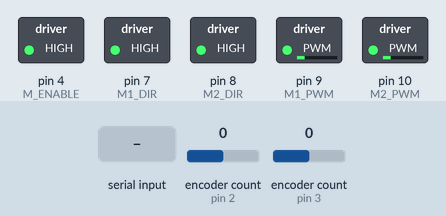
This sketch was run on a simulated Arduino Uno, built with avr-gcc and run on an emulated ATmega328P. Parts: switched loads named in the sketch (green lamp = pin HIGH). The inputs (shaded band) are chosen by the test bench; at power-on: encoder count (sensors on pin 2, pin 3) 0. What the sketch prints to the serial monitor is not drawn.

Above: at 1.2 s.
1.3 s: encoder count (sensor on pin 2) set to -1
3.1 s: encoder count (sensor on pin 3) set to 4
At 3.6 s:
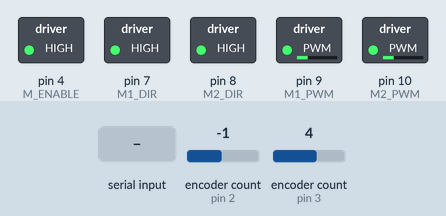
4.6 s: "90,45\n" received over Serial
At 5.4 s:
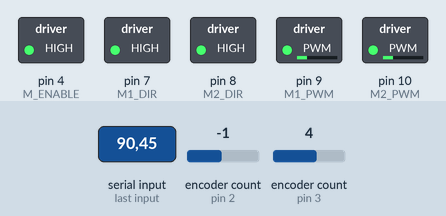
7.6 s: "30,150\n" received over Serial
At 9.7 s:
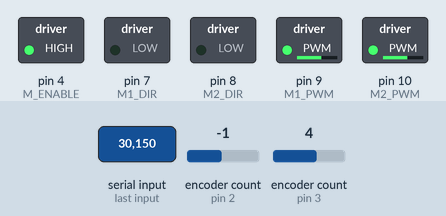
Timing chart, 0 to 19.9 s (numbered marks = the images above; inputs shaded):
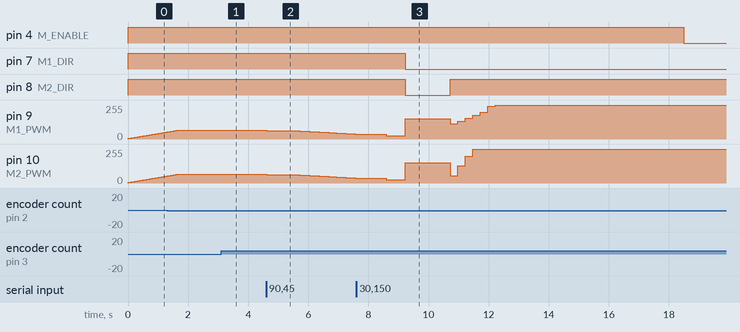

The sketch:

Demo2_refined.ino
```cpp
/*  Group 10 - Andrew Burton, Trevor Bachand, William Peyton, & Kyra Squier
    EENG350B - SEED Lab
    Demo2 Controller Arduino Code
    07 April 2021
    Description:
    The following program runs the full control algorithm.
    It takes in a set point from the Pi over serial, travels to it, and then circles the marker.
*/
#include <Encoder.h>                // Encoder Library
#define COUNTS_PER_REVOLUTION 3200  // Number of counts per revolution on the encoder on the motor

#define M_ENABLE  4                 // Motor enable pin -- must be set high to operate motors
#define M1_DIR    7                 // Motor 1 direction pin -- set true for cw rotation and false for ccw
#define M2_DIR    8                 // Motor 2 direction pin -- set true for cw rotation and false for ccw
#define M1_PWM    9                 // Motor 1 pwm pin -- set value between 0 and 255 (0 to not move, 255 is max speed)
#define M2_PWM   10                 // Motor 2 pwm pin -- set value between 0 and 255 (0 to not move, 255 is max speed)

bool do_revolve = true;
bool found_marker = false;

bool align = true;

bool run_phi_controller = false;
bool run_rho_controller = false;

float marker_phi = 0;
float marker_rho = 0;

float phi_at_revolve_start = 0;

String test = "";

typedef enum {
  SEARCH,
  ALIGN,
  APPROACH,
  REVOLVE,
  STOP
} state_t;

state_t current_state = SEARCH; // changed to test

Encoder enc1(2, 5);                 // Declare encoder object, with pin A = 2 (IOC) and pin B = 5
Encoder enc2(3, 6);                 // Declare encoder object, with pin A = 3 (IOC) and pin B = 6

bool M1_Dir_Val = true;             // Value to store dir of motor 1 -- set true for cw rotation and false for ccw
bool M2_Dir_Val = true;             // Value to store dir of motor 2 -- set true for cw rotation and false for ccw
int  M1_PWM_Val = 0;                // Value to store speed of motor 1 -- set value between 0 and 255 (0 to not move, 255 is max speed)
int  M2_PWM_Val = 0;                // Value to store speed of motor 2 -- set value between 0 and 255 (0 to not move, 255 is max speed)

// Vars for all controllers
const float r = 7.5 * 0.01;         // Radius of the wheel
const float d = 24.62 * 0.01;       // Distance between the wheels

float Va = 0;                       // Control algorithm output, between [-1.0, 1.0], describes linear motion
float delta_Va = 0;                 // Control algorithm output, between [-1.0, 1.0], describes rotational motio

float theta_1_previous = 0;         // Store the previous value to determine the derivative terms
float theta_2_previous = 0;         // Store the previous value to determine the derivative terms

float theta_1 = 0;                  // Store the current position of wheel 1 in radians
float theta_2 = 0;                  // Store the current position of wheel 2 in radians

float theta_dot_1 = 0;              // Store the current velocity of wheel 1 in radians per second
float theta_dot_2 = 0;              // Store the current velocity of wheel 2 in radians per second

// Vars for rot_pos_controller
float phi_set = 0.0;                //  Variable storing desired position in radians

float phi = 0;                      // Current Position
float phi_error = 0;                // Positional error
float phi_error_prev = 0;           // Last positional error
float phi_error_dot = 0;            // Derivative of positional error
float phi_total_error = 0;          // Integral of positional error

const float Kp_phi = 7;            // Positional controller proportional gain
const float Ki_phi = 7;            // Positional controller integral gain
const float Kd_phi = 0.25;          // Positional controller derivative gain

// Vars for rot_speed_controller
float phi_dot_set = 0.0;            // Variable storing desired angular velocity in radians per second

float phi_dot = 0;                  // Current angular velocity
float phi_dot_error = 0;            // Angular velocity error
float phi_dot_total_error = 0;      // Integral of angular velocity error

const float Kp_phi_dot = 0.1;       // Velocity controller proportional gain
const float Ki_phi_dot = 1;         // Velocity controller proportional gain

// Vars for trans_speed_controller
float rho_dot_set = 0.0;            // Desired translational velocity (in m/s)

float rho_dot = 0;                  // Current translational speed (in m/s)
float rho_dot_error = 0;            // Translational speed error (in m/s)
float rho_dot_total_error = 0;      // Integral of translational speed error (in m)

const float Kp_rho_dot = 1;         // Translational speed controller proportional gain
const float Ki_rho_dot = 5;         // Translational speed controller integral gain

int startTime = 0;                  // Store program start time
int currentTime = 0;                // Store current time

float rho_set = 0;

void setup() {
  // put your setup code here, to run once:
  pinMode(M_ENABLE, OUTPUT);        // Define enable pin as output
  pinMode(M1_DIR, OUTPUT);          // Define direction pin as output
  pinMode(M1_PWM, OUTPUT);          // Define pwm pin as output
  pinMode(M2_DIR, OUTPUT);          // Define direction pin as output
  pinMode(M2_PWM, OUTPUT);          // Define pwm pin as output

  Serial.begin(115200);               // Initialize Serial comms
  while (!Serial);                  // Wait for initialization

  digitalWrite(M_ENABLE, HIGH);     // IMPORTANT!! -- set enable pin high
  digitalWrite(M1_DIR, true);       // Set initial motor direction to cw
  analogWrite(M1_PWM, 0);           // Set initial motor speed to 0
  digitalWrite(M2_DIR, true);       // Set initial motor direction to cw
  analogWrite(M2_PWM, 0);           // Set initial motor speed to 0

  OCR0A = 0xAF;                     // Set TMR0 interrupt comparison value
  TIMSK0 |= _BV(OCIE0A);            // Enable TMR0 interrupt

  startTime = millis();
}

void loop() {
  // Record current time
  currentTime = millis();
  if (Serial.available() > 0) {
    dataRead(marker_phi, marker_rho); // phi & rho passed by reference into program
    if (current_state != REVOLVE) {
      found_marker = true;
      align = true;
      // phi_dot_set = 0;
    }
  }
  // Set motor ouputs to the calculated values
  digitalWrite(M1_DIR, M1_Dir_Val);
  analogWrite(M1_PWM, M1_PWM_Val);
  digitalWrite(M2_DIR, M2_Dir_Val);
  analogWrite(M2_PWM, M2_PWM_Val);

  switch (current_state) {
    case SEARCH:
      if (found_marker) {
        current_state = ALIGN;
        startTime = millis();
        align = true;
        rho_dot_set = 0;
        phi_dot_set = 0;
        run_rho_controller = false;
        found_marker = false;
        delay(10);
      } else {
        phi_dot_set = 0.3; // adjusted down from 5.0
        rho_dot_set = 0;
      }
      break;
    case ALIGN:
      if (align && found_marker) {
        rho_dot_set = 0;
        phi_dot_set = 0;
        run_phi_controller = true;
        phi_set = (marker_phi / 2) + phi;
        align  = false;
        delay(50);
      }
      else if (found_marker && abs(phi_error) <= 0.02) {
        current_state = APPROACH;
        delay(50);
        rho_set = marker_rho;
        startTime = millis();
      }
      else if(!found_marker) {
        if (currentTime - startTime > 1000) {
          phi_dot_set = -0.1;
        }
      }
      break;
    case APPROACH:
      run_rho_controller = true;

            // if (abs(marker_rho) <= 0.65) {
            if (currentTime - startTime >= rho_set * 1825) {
              phi_dot_set = 0;
              rho_dot_set = 0;
              startTime = millis();
              if (do_revolve) {
                current_state = REVOLVE;
                phi_at_revolve_start = phi;
                delay(15);
                found_marker = false;
              } else
                current_state = STOP;
            } else if (found_marker) {
              //phi_set = phi + marker_phi;
              rho_dot_set = 0.5;
              found_marker = false; //added
            }

      break;

    case REVOLVE:

      delay(250);
      if (currentTime - startTime >= 9450) {
        current_state = STOP;
      } else if (currentTime - startTime >= 1400) {
        run_phi_controller = false;
        phi_dot_set = 0.8; //0.8
        rho_dot_set = 0.3; //0.3
      } else if (currentTime - startTime >= 1350) {
        run_phi_controller = false;
        phi_dot_set = 0.8; //0.8
        rho_dot_set = 0.8; //0.8
      } else if (currentTime - startTime >= 1300) {
        run_phi_controller = false;
        phi_dot_set = 0;
        rho_dot_set = 0;
      } else {
        run_phi_controller = true;
        phi_set = phi_at_revolve_start - (PI / 2);
        rho_dot_set = 0.0;
      }
      break;
    case STOP:
      Serial.println("Stop");
      digitalWrite(M_ENABLE, LOW);
      phi_set = phi;
      phi_dot_set = 0;
      rho_dot_set = 0;
      break;
  }

}

// TMR0 interrupt service routine
SIGNAL(TIMER0_COMPA_vect) {
  readEncoders();       // Get current position
  if (run_phi_controller) phi_controller();    // Calculate necessary angular speed
  phi_dot_controller(); // Calculate deltaVa
  if (run_rho_controller) rho_dot_controller(); // Calcualte Va
  setMotorVals();       // Scale ouput for PWM
}

// Record current position and velocuty of the wheels
void readEncoders() {
  theta_1_previous = theta_1;   // Store previous value
  theta_2_previous = theta_2;   // Store previous value

  theta_1 = -2.0 * PI * enc1.read() / COUNTS_PER_REVOLUTION;  // Store position in radians
  theta_2 = 2.0 * PI * enc2.read() / COUNTS_PER_REVOLUTION;   // Store position in radians

  theta_dot_1 = (theta_1 - theta_1_previous) * 1000;          // Calculate angular velocity
  theta_dot_2 = (theta_2 - theta_2_previous) * 1000;          // Calculate angular velocity

  phi = - r * (theta_1 - theta_2) / d;      // Calculate current angle
  phi_dot = - r * (theta_dot_1 - theta_dot_2) / d;    // Calculate angular velocity
  rho_dot = r * (theta_dot_1 + theta_dot_2) / 2.0;  // Calculate linear velocity
}

// Apply feedback control to calculate necessary angular velocity
void phi_controller() {
  phi = - r * (theta_1 - theta_2) / d;      // Calculate current angle
  phi_error_prev = phi_error;               // Store prev error
  phi_error = phi_set - phi;                // Calculate current error

  // Error bounding
  if (phi_error < -1.0) phi_error = -1.0;
  if (phi_error > 1.0) phi_error = 1.0;

  // Calculate integral of the error, apply integral clamping
  if (abs(phi_total_error) < 0.5 || (phi_error < 0 && phi_total_error > 0) || (phi_error > 0 && phi_total_error < 0)) {
    phi_total_error += (phi_error * 0.001); // Increment the integral of the error
  }

  // Calculate derivative of the error
  phi_error_dot = (phi_error - phi_error_prev) * 1000;

  // Apply PID control algorithm to determine angular velocity
  phi_dot_set = Kp_phi * phi_error + Kd_phi * phi_error_dot;

  // Output bounding
  if (phi_dot_set > 8.0) phi_dot_set = 8.0;
  if (phi_dot_set < -8.0) phi_dot_set = -8.0;

}

// Apply feedback control to calculate motor voltages to rotate as desired
void phi_dot_controller() {
  phi_dot = - r * (theta_dot_1 - theta_dot_2) / d;    // Calculate angular velocity
  phi_dot_error = phi_dot_set - phi_dot;              // Calculate angular velocity error

  // Error bounding
  if (phi_dot_error < -8.0) phi_dot_error = -8.0;
  if (phi_dot_error > 8.0) phi_dot_error = 8.0;

  // Update the integral term, apply integral clamping
  if (abs(phi_dot_total_error) < 0.5 || (phi_dot_error < 0 && phi_dot_total_error > 0) || (phi_dot_error > 0 && phi_dot_total_error < 0)) {
    phi_dot_total_error += (phi_dot_error * 0.001); // Increment the integral of the error
  }

  // Apply feedback control alorithm to calculate deltaVa
  delta_Va = - (Kp_phi_dot * phi_dot_error + Ki_phi_dot * phi_dot_total_error);
}

// Apply feedback control to calculate motor voltages to translate as desired
void rho_dot_controller() {
  rho_dot = r * (theta_dot_1 + theta_dot_2) / 2.0;  // Calculate linear velocity
  rho_dot_error = rho_dot_set - rho_dot;            // Calculate linear velocity error

  // Error bounding
  if (rho_dot_error < -1.0) rho_dot_error = -1.0;
  if (rho_dot_error > 1.0) rho_dot_error = 1.0;

  // Update the integral term, apply integral clamping
  if (abs(rho_dot_total_error) < 0.5 || (rho_dot_error < 0 && rho_dot_total_error > 0) || (rho_dot_error > 0 && rho_dot_total_error < 0)) {
    rho_dot_total_error += (rho_dot_error * 0.001); // Increment the integral of the error
  }

  // Apply feedback control alorithm to calculate Va
  Va = Kp_rho_dot * rho_dot_error + Ki_rho_dot * rho_dot_total_error;
}

// Scale the controller outputs to be pwm values
void setMotorVals() {
  // Calculate the pwm value for each motor based on Va, deltaVa
  M1_PWM_Val = (int) (255 * (Va + delta_Va) / 2.0);
  M2_PWM_Val = (int) (255 * (Va - delta_Va) / 2.0);

  // Set motor directions
  if (M1_PWM_Val > 0) M1_Dir_Val = false;
  else M1_Dir_Val = true;

  if (M2_PWM_Val > 0) M2_Dir_Val = true;
  else M2_Dir_Val = false;

  // Make PWM output unsigned
  M1_PWM_Val = abs(M1_PWM_Val);
  M2_PWM_Val = abs(M2_PWM_Val);
}


void dataRead(float &targetPhi, float &targetRho) { //pass by reference marker_phi & phi_set
  String piData = Serial.readStringUntil('\n');
  int len = piData.length();
  if (piData[0] == 'a') {
    int distanceLoc = piData.indexOf('d');
    String angleStr = piData.substring(1, distanceLoc);
    String disStr = piData.substring(distanceLoc + 1, len);
    targetPhi = angleStr.toFloat();
    targetRho = disStr.toFloat();
  }
}
```

Measured:
- after the input at 3.1 s, pin 9 (M1_PWM), pin 10 (M2_PWM): 67/255 → 66/255 at once, → 67/255 0.01 s later
- after the input at 4.6 s, pin 9 (M1_PWM), pin 10 (M2_PWM): moves from 67/255 to 37/255 over 3.0 s, starting at once
- after the input at 7.6 s, pin 4 (M_ENABLE): HIGH → LOW after 10.9 s; pin 7 (M1_DIR): HIGH → LOW after 1.6 s instead of 3.1 s; pin 8 (M2_DIR): HIGH → LOW after 1.6 s instead of 2.9 s
